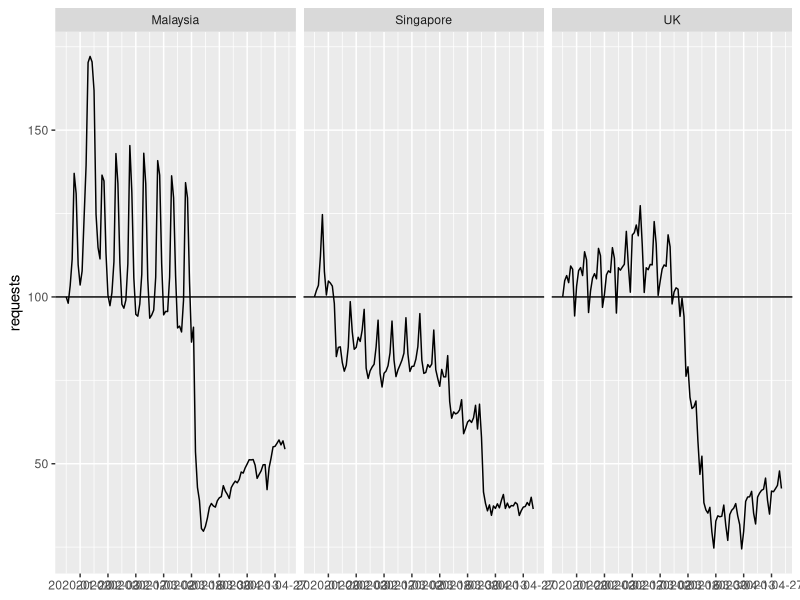

Generate this figure with R:
# Script for various Covid-19 statistics
# Mostly experiments so far

# Load libraries
library(tidyverse)
library(ggplot2)
library(scales)

# Load data from CSV file
# URL for downloads: https://www.apple.com/covid19/mobility
mobi <- read_csv("applemobilitytrends-2020-05-02.csv")
mobi

# Convert table in usable format
# Convert date columns to a "requests" key, freq is the value
mobi_t <- gather(data = mobi, key = date, value = requests, `2020-01-13`:`2020-05-02`)

# Filter table for Malaysia and Singapore only
regions <- c("Malaysia", "Singapore", "UK")
mobi_t_m <- filter(mobi_t,region %in% regions & transportation_type == "driving")

# Plot data upfront
ggplot(data = mobi_t_m) + 
  geom_line(aes(x = as.Date(date, tryformats = c("%Y-%m-%d")), y = requests, group = region)) + 
  scale_x_date(NULL, breaks = "2 weeks") +
  geom_hline(yintercept = 100) +
  facet_wrap(~ region, nrow = 1)
  




